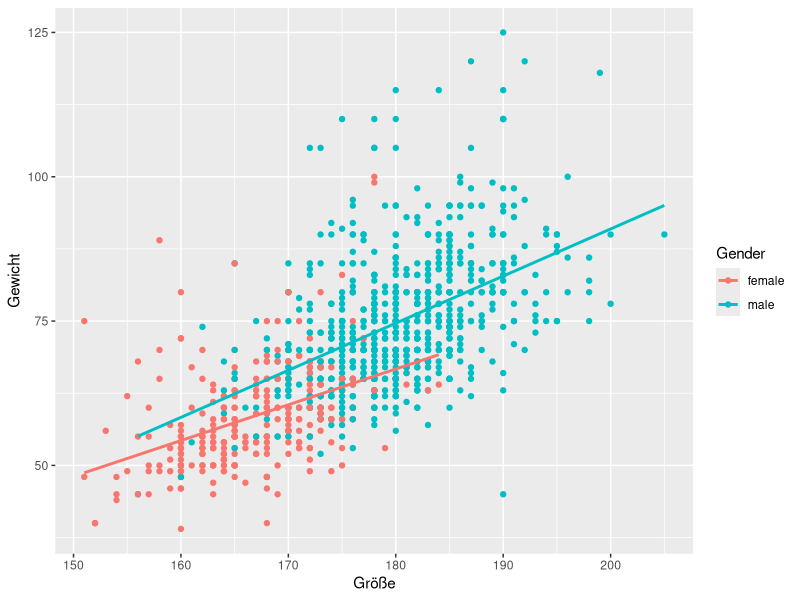
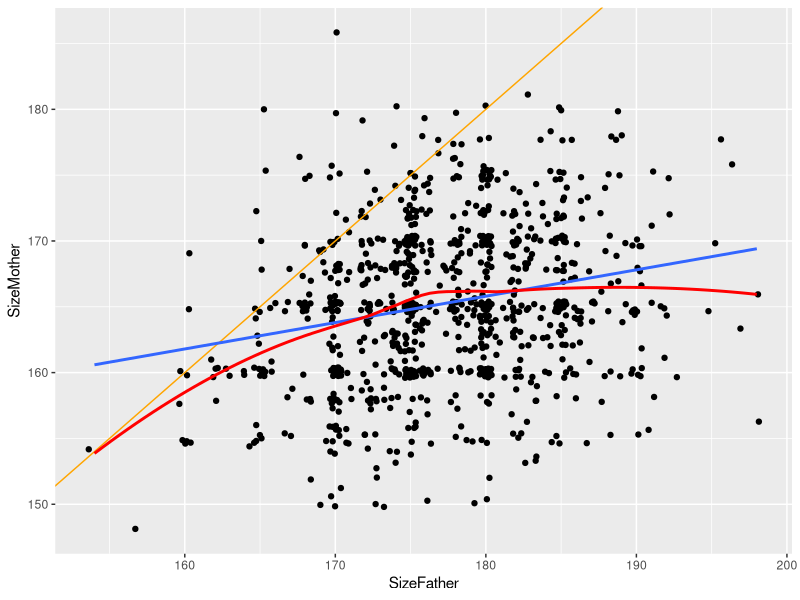
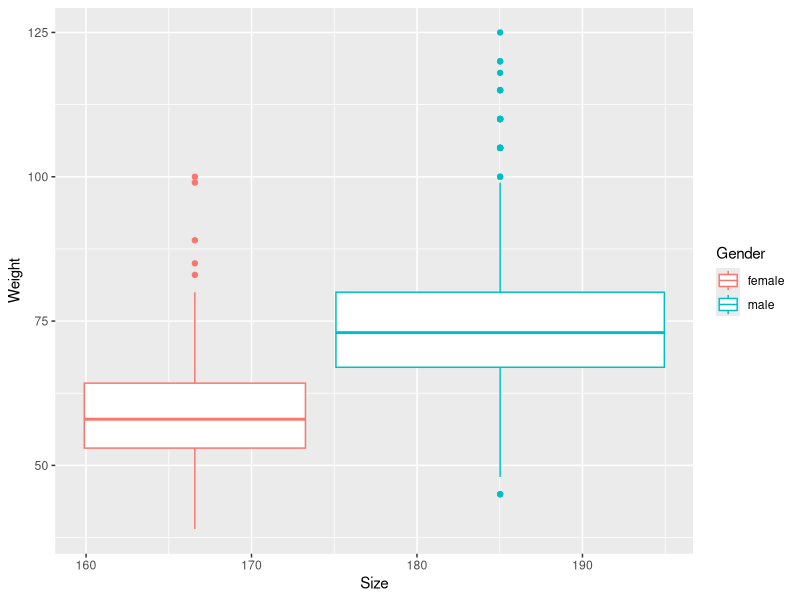
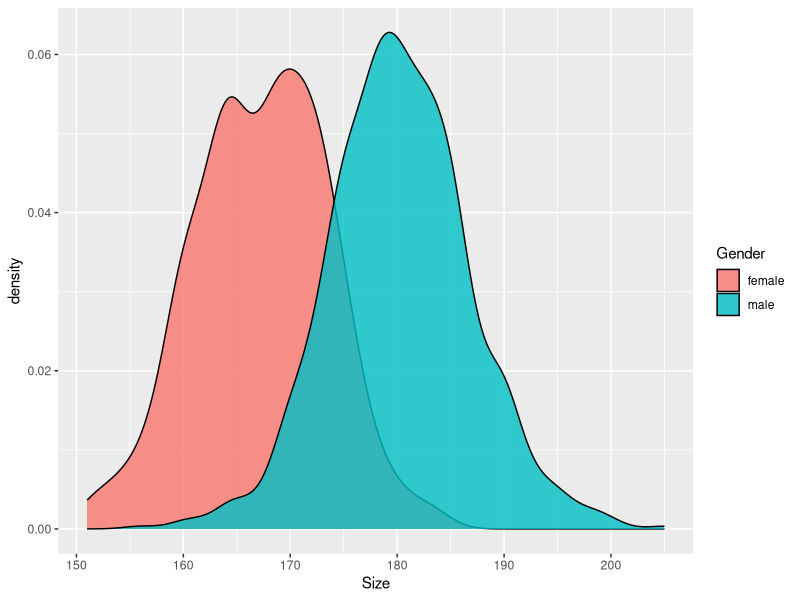
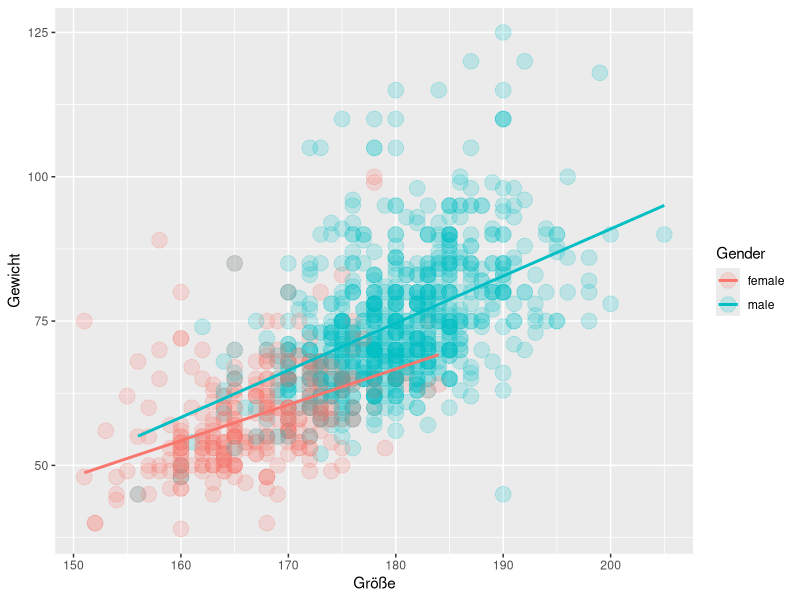

Write the R code that produced these figures, in order.
## ---- chunk 1
knitr::opts_chunk$set(echo = FALSE, message=FALSE, comment=NULL)
## ---- chunk 2
library(tidyverse)
library(magrittr)
library(readxl)
library(knitr)
## ---- chunk 3
studdat <- read_excel(file.path("Daten","StudierendenDaten",
                                "StudDat.xlsx"))
## ---- chunk 4
names(studdat)
## ---- chunk 5
(studdat %>% names())[1:3]
## ---- chunk 6
studdat %>%
  select(Gender, Size, Weight) %>%
  drop_na() %>%
  group_by(Gender) %>%
  summarise(mittlere_Größe=mean(Size), mittleres_Gewicht=mean(Weight)) %>%
  kable()
## ---- chunk 7
studdat %>%
  select(Gender, Size, Weight) %>%
  drop_na()%>%
  ggplot(aes(x=Size, y=Weight, color=Gender)) + 
  geom_point() +
  geom_smooth(method="lm", se=FALSE) +
  scale_x_continuous("Größe") + 
  scale_y_continuous("Gewicht")
## ---- chunk 8
studdat %>%
  select(Gender, SizeFather, SizeMother) %>%
  drop_na()%>%
  ggplot(aes(x=SizeFather, y=SizeMother)) +
  geom_jitter() + 
  geom_abline(xintercept=0, slope=1, color="orange") + 
  geom_smooth(method="lm", se=FALSE) + 
  geom_smooth(se=FALSE, color="red")
#alles was unter linie liegt = väter größer als mutter
#alles drüber ist mutter größer als vater
## ---- chunk 9
studdat %>%
  select(Gender, Size, Weight) %>%
  drop_na()%>%
  ggplot(aes(x=Size, y=Weight, color=Gender)) +
  geom_boxplot()
## ---- chunk 10
studdat %>%
  select(Gender, Size, Weight) %>%
  drop_na()%>%
  ggplot(aes(x=Size, fill=Gender)) +
  geom_density(alpha=0.8)
## ---- chunk 11
studdat %>%
  select(Gender, Size, Weight) %>%
  drop_na()%>%
  ggplot(aes(x=Size, y=Weight, color=Gender)) + 
  geom_point(alpha=0.2, size=5) +
  geom_smooth(method="lm", se=FALSE) +
  scale_x_continuous("Größe") + 
  scale_y_continuous("Gewicht")
## ---- chunk 12
studdat %>%
  select(Gender,Smoker, SmokeFather, SmokeMother) %>%
  drop_na()%>%
  group_by(Smoker, SmokeFather) %>%
  tally() -> table_father
#  summarise(n=n()) #entspricht tally() 
## ---- chunk 13
table_father %>%
  select(SmokeFather, Smoker, n) %>%
  pivot_wider(names_from = Smoker, values_from=n) %>%
  rename(Smoker_yes=yes, Smoker_no=no)
## ---- chunk 14
table_father %>%
  select(SmokeFather, Smoker, n) %>%
  pivot_wider(names_from = Smoker, values_from=n) %>%
  rename(Smoker_yes=yes, Smoker_no=no) %>%
  mutate(Smoker=Smoker_yes+Smoker_no) %>%
  mutate(Smoker_no=Smoker_no/Smoker, Smoker_yes=Smoker_yes/Smoker) %>%
  select(-Smoker) %>%
  kable(digits=3)
## ---- chunk 15
lm(Weight ~ Size, data=studdat)
## ---- chunk 16
studdat %>%
  select(Gender, Size, Weight)%>%
  filter(Gender=="male") %>%
  lm(Weight ~ Size, data=.)
## ---- chunk 17
studdat %>%
  select(Gender, Size, Weight)%>%
  filter(Gender=="male") %>%
  lm(Weight ~ Size, data=.)
